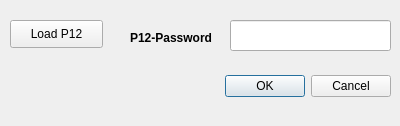
<?xml version="1.0" encoding="UTF-8"?>
<ui version="4.0">
    <class>CertGui</class>
    <widget class="QDialog" name="CertGui">
        <property name="geometry">
            <rect>
                <x>0</x>
                <y>0</y>
                <width>400</width>
                <height>126</height>
            </rect>
        </property>
        <property name="windowTitle">
            <string>Dialog</string>
        </property>
        <widget class="QDialogButtonBox" name="buttonBox">
            <property name="geometry">
                <rect>
                    <x>50</x>
                    <y>70</y>
                    <width>341</width>
                    <height>32</height>
                </rect>
            </property>
            <property name="orientation">
                <enum>Qt::Horizontal</enum>
            </property>
            <property name="standardButtons">
                <set>QDialogButtonBox::Cancel|QDialogButtonBox::Ok</set>
            </property>
        </widget>
        <widget class="QLineEdit" name="lineEdit">
            <property name="geometry">
                <rect>
                    <x>230</x>
                    <y>20</y>
                    <width>161</width>
                    <height>31</height>
                </rect>
            </property>
            <property name="echoMode">
                <enum>QLineEdit::Password</enum>
            </property>
            <property name="clearButtonEnabled">
                <bool>false</bool>
            </property>
        </widget>
        <widget class="QLabel" name="label">
            <property name="geometry">
                <rect>
                    <x>130</x>
                    <y>30</y>
                    <width>93</width>
                    <height>16</height>
                </rect>
            </property>
            <property name="text">
                <string>&lt;html&gt;&lt;head/&gt;&lt;body&gt;&lt;p&gt;&lt;span style=&quot; font-weight:600;&quot;&gt;P12-Password&lt;/span&gt;&lt;/p&gt;&lt;/body&gt;&lt;/html&gt;</string>
            </property>
        </widget>
        <widget class="QPushButton" name="openButton">
            <property name="geometry">
                <rect>
                    <x>10</x>
                    <y>20</y>
                    <width>93</width>
                    <height>28</height>
                </rect>
            </property>
            <property name="text">
                <string>Load P12</string>
            </property>
        </widget>
    </widget>
    <resources/>
    <connections>
        <connection>
            <sender>buttonBox</sender>
            <signal>accepted()</signal>
            <receiver>CertGui</receiver>
            <slot>accept()</slot>
            <hints>
                <hint type="sourcelabel">
                    <x>258</x>
                    <y>174</y>
                </hint>
                <hint type="destinationlabel">
                    <x>157</x>
                    <y>274</y>
                </hint>
            </hints>
        </connection>
        <connection>
            <sender>buttonBox</sender>
            <signal>rejected()</signal>
            <receiver>CertGui</receiver>
            <slot>reject()</slot>
            <hints>
                <hint type="sourcelabel">
                    <x>326</x>
                    <y>180</y>
                </hint>
                <hint type="destinationlabel">
                    <x>286</x>
                    <y>274</y>
                </hint>
            </hints>
        </connection>
    </connections>
</ui>
